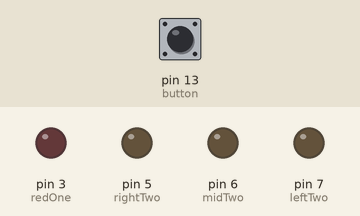
This sketch was run on a simulated Arduino Uno, built with avr-gcc and run on an emulated ATmega328P. On the bench: output pins drawn as LEDs (lit = HIGH). Dashed ring = blinking. Inputs (shaded band) come from the test bench; at power-on: pin 13 (button) LOW. Random numbers use the default seed unless the sketch sets one.

Above: at 1.2 s.
1.3 s: pin 13 (button) pulled HIGH for 0.15 s
At 3.8 s:
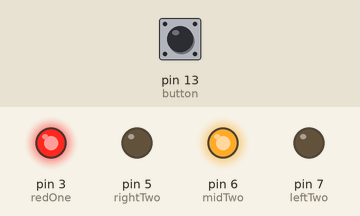
4.3 s: pin 13 (button) pulled HIGH for 3.2 s
At 8.3 s:
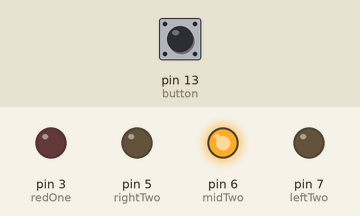
9.0 s: pin 13 (button) pulled HIGH for 1 s
At 10.55 s:
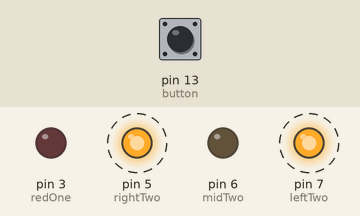
Timing chart, 0 to 15.7 s (numbered marks = the images above; inputs shaded):
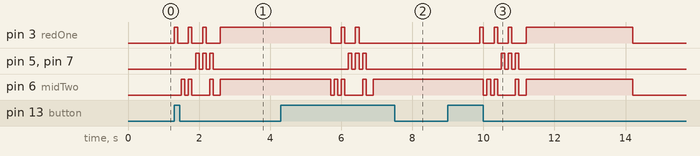

The sketch:

LED_Dice.ino
```cpp
int leftTwo = 7;
int midTwo = 6;
int rightTwo = 5;
int redOne = 3;
int button = 13;
int input;
int r;

void setup() {
  // put your setup code here, to run once:

  pinMode(leftTwo, OUTPUT);
  pinMode(midTwo, OUTPUT);
  pinMode(rightTwo, OUTPUT);
  pinMode(redOne, OUTPUT);
  pinMode(button, INPUT);
  randomSeed(analogRead(0));

}

void loop() {
  // put your main code here, to run repeatedly:

  input = digitalRead(button);

  if (input == HIGH){
    r = random(1, 7);
    shuffle();
    if (r == 1)
    {
      one();
    }
    if (r == 2)
    {
      two();
    }
    if (r == 3)
    {
      three();
    }
    if (r == 4)
    {
      four();
    }
    if (r == 5)
    {
      five();
    }
   if (r == 6)
    {
      six();
    }
    delay(3000);
  }
  else{
    off();
  }
}

void off(){
  digitalWrite(leftTwo, LOW);
  digitalWrite(midTwo, LOW);
  digitalWrite(rightTwo, LOW);
  digitalWrite(redOne, LOW);
}

void shuffle(){
  one();
  delay(100);
  off();
  delay(100);
  two();
  delay(100);
  off();
  delay(100);
  three();
  delay(100);
  off();
  delay(100);
  four();
  delay(100);
  off();
  delay(100);
  five();
  delay(100);
  off();
  delay(100);
  six();
  delay(100);
  off();
  delay(200);
}

void one(){
  digitalWrite(redOne, HIGH);
}

void two(){
  digitalWrite(midTwo, HIGH);
}

void three(){
  digitalWrite(midTwo, HIGH);
  digitalWrite(redOne, HIGH);
}

void four(){
  digitalWrite(leftTwo, HIGH);
  digitalWrite(rightTwo, HIGH);
}

void five(){
  digitalWrite(leftTwo, HIGH);
  digitalWrite(rightTwo, HIGH);
  digitalWrite(redOne, HIGH);
}

void six(){
  digitalWrite(leftTwo, HIGH);
  digitalWrite(midTwo, HIGH);
  digitalWrite(rightTwo, HIGH);
}
```

Measured:
- after the input at 1.3 s, pin 3 (redOne): LOW → HIGH at once, then repeats every 0.40 s: LOW 0.30 s, HIGH 0.10 s; pin 5 (rightTwo): alternates HIGH for 0.10 s and LOW for 0.10 s, 6 changes in all, then stays LOW, starting after 0.60 s
- after the input at 4.3 s, pin 5 (rightTwo), pin 7 (leftTwo): alternates HIGH for 0.10 s and LOW for 0.10 s, 6 changes in all, then stays LOW, starting after 1.9 s
- after the input at 9.0 s, pin 3 (redOne): LOW → HIGH after 0.90 s, → LOW 0.10 s later, → HIGH 0.30 s later, → LOW 0.10 s later, … (8 changes in this stretch); pin 5 (rightTwo), pin 7 (leftTwo): alternates HIGH for 0.10 s and LOW for 0.10 s, 6 changes in all, then stays LOW, starting after 1.5 s
